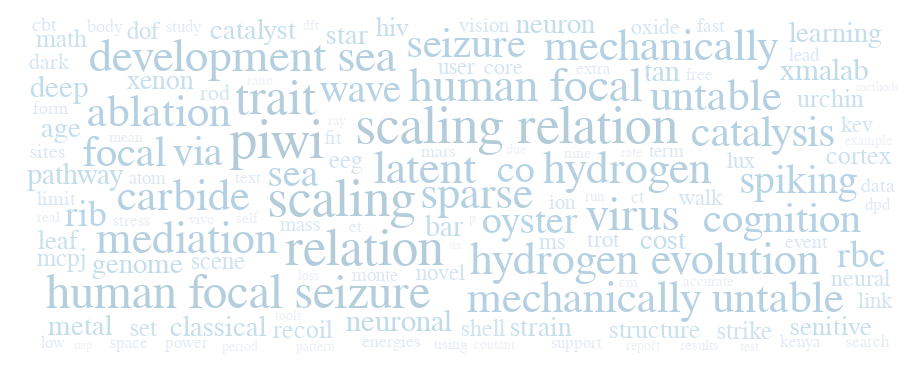

Express this chart as Vega-Lite.
### Vega specification from a JSON file in a GitHub repository (floating-point values rounded to 4 significant figures; data arrays with more than 128 entries replaced by an {"elided": "..."} marker saying what was removed)
{"height": 350, "padding": 10, "marks": [{"encode": {"update": {"fillOpacity": [{"test": "indexof(datum.pubs, hoverID) > 0", "value": 1}, {"value": 0.3}]}, "hover": {"fillOpacity": {"value": 1}}, "enter": {"text": {"field": "abstract"}, "baseline": {"value": "alphabetic"}, "fill": {"field": "freq", "scale": "color"}, "align": {"value": "center"}}}, "from": {"data": "table"}, "type": "text", "transform": [{"padding": 2, "fontSizeRange": [12, 56], "font": "Helvetica Neue, Arial", "size": [{"signal": "width"}, {"signal": "height"}], "text": {"field": "text"}, "type": "wordcloud", "fontSize": {"field": "datum.freq"}}]}], "data": [{"name": "table", "values": {"elided": "623 records"}}], "scales": [{"name": "color", "range": {"scheme": "purpleblue"}, "domain": {"data": "table", "field": "freq"}, "type": "log"}], "width": 900, "signals": [{"name": "hoverID", "value": 0}], "config": {}}
